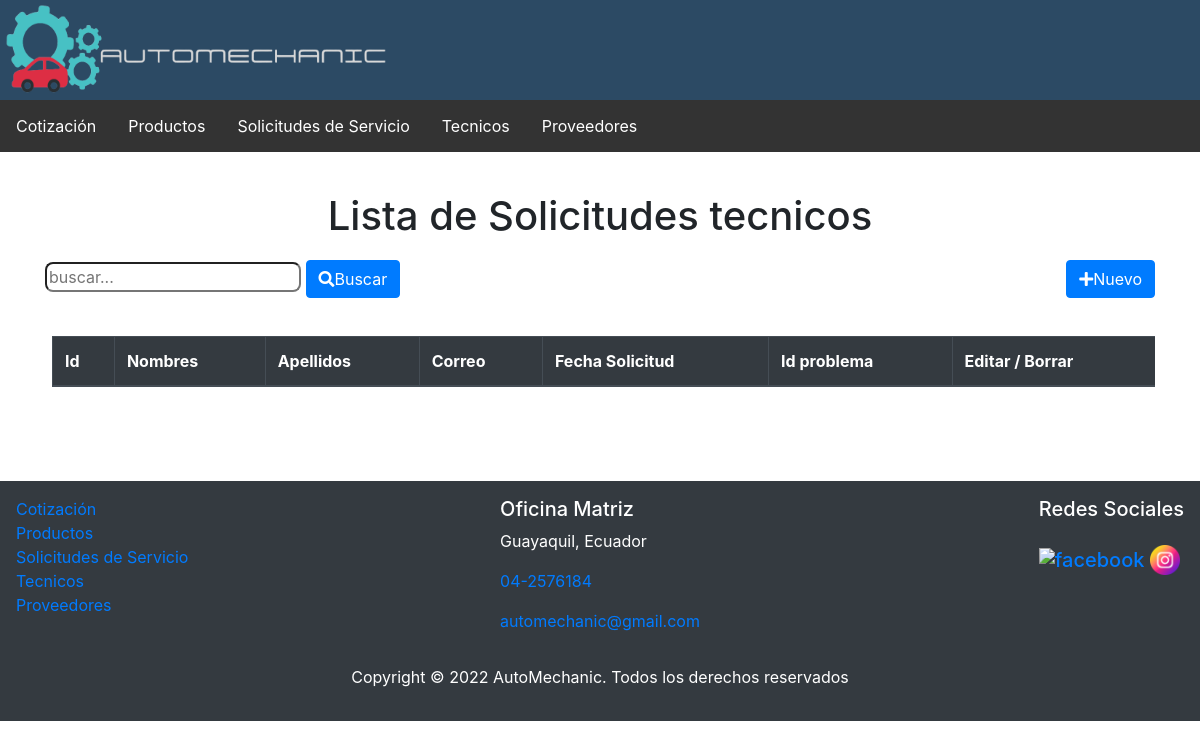
/index.php?c=SolicitudTecnico&f=index, run on an earlier commit of the app's database.
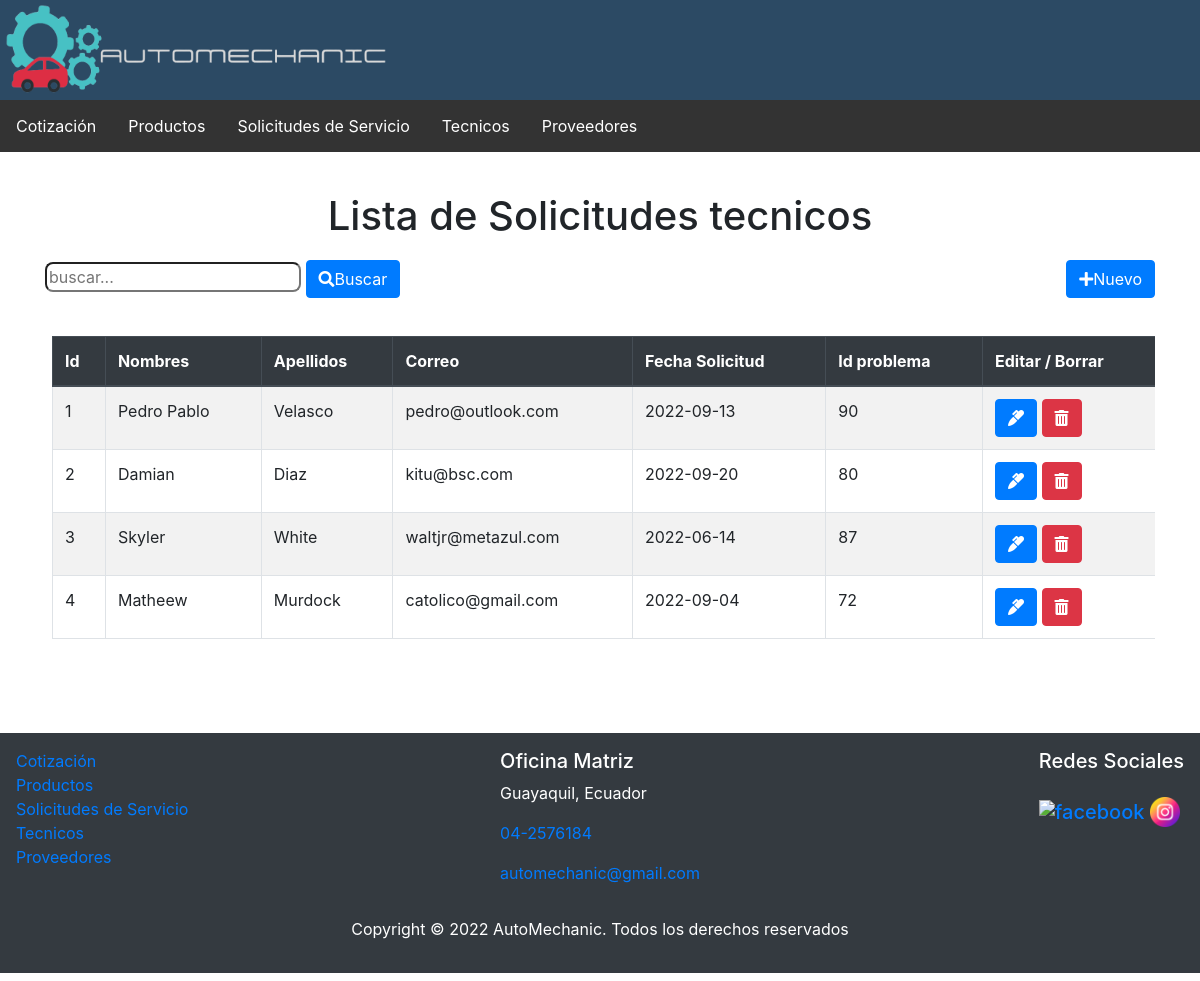
And on a later commit of the database.
### tables this page shows
CREATE TABLE `solicitud_tecnico` (
  `id_solicitud` int(11) NOT NULL,
  `nombre` varchar(20) NOT NULL,
  `apellido` varchar(30) NOT NULL,
  `correo` varchar(100) NOT NULL,
  `fecha_solicitud` date NOT NULL,
  `id_problemas` int(11) NOT NULL
);

CREATE TABLE `problemas` (
  `id_problemas` int(11) NOT NULL,
  `nombre_problema` varchar(50) NOT NULL
);

### controller/SolicitudTecnicoController.php (called while the page is built, shortened)
<?php
require_once 'model/dao/SolicitudTecnicoDAO.php';
class SolicitudTecnicoController {
    private $model;
    public function __construct() {
        $this->model = new SolicitudTecnicoDAO();
    }
    public function index() {
      $resultados = $this->model->selectAll("");
      require_once VSOLICITUDTECNICO.'list.php';
    }
}

### controller/FrontController.php (called while the page is built, shortened)
<?php
class FrontController
{
    public function ruteo()
    {
        $funcion = (!empty($_REQUEST['f'])) ? htmlentities($_REQUEST['f']) : FUNCION_PRINCIPAL;
        $cont = new  $controlador();
        $cont->$funcion();
    }
}

### index.php (called while the page is built)
<?php
    require_once 'controller/FrontController.php';
    $front = new FrontController();
    $front->ruteo();

### config/conexion.php (called while the page is built)
<?php
class Conexion
{
    public static function getConexion()
    {
        $dsn = 'mysql:host=localhost;port=3306;dbname=' . DBNAME;
        $conexion = null;
        try {
            $conexion = new PDO($dsn, DBUSER, DBPASSWORD);
            $conexion->setAttribute(PDO::ATTR_ERRMODE, PDO::ERRMODE_EXCEPTION);
        } catch (Exception $e) {
            echo $e;
            die("error " . $e->getMessage());
        }
        return $conexion;
    }
}

### model/dao/SolicitudTecnicoDAO.php (called while the page is built, shortened)
<?php
require_once 'config/Conexion.php';
class SolicitudTecnicoDAO
{
    private $con;
    public function __construct()
    {
        $this->con = Conexion::getConexion();
    }
    public function selectAll($parametro)
    {
        $sql = "SELECT * FROM solicitud_tecnico s, problemas p  where s.id_problemas = p.id_problemas and
      (nombre like :b1 or nombre_problema like :b2)
      ORDER BY s.id_solicitud";
        $stmt = $this->con->prepare($sql);
        $conlike = '%' . $parametro . '%';
        $data = array('b1' => $conlike, 'b2' => $conlike);
        $stmt->execute($data);
        $resultados = $stmt->fetchAll(PDO::FETCH_ASSOC);
        return $resultados;
    }
}

### view/solicitud_tecnico/solicitud.List.php (the view, shortened to what this page needs)
<?php $titulo = "Lista de Solicitudes tecnicos";
require_once HEADER; ?>
<div class="container">
    <div class="row">
        <div class="col-sm-6">
            <form action="index.php?c=solicitudtecnico&f=search" method="POST">
                <input type="text" name="b" id="busqueda"  placeholder="buscar..."/>
                <button type="submit" class="btn btn-primary"><i class="fas fa-search"></i>Buscar</button>
            </form>
        </div>
        <div class="col-sm-6 d-flex flex-column align-items-end">
            <a href="index.php?c=solicitudtecnico&f=view_new">
                <button type="button" class="btn btn-primary">
                    <i class="fas fa-plus"></i>Nuevo
                </button>
            </a>
        </div>
    </div>
    <div class="table-responsive mt-2">
        <table class="table table-striped table-bordered">
            <thead class="thead-dark">
                <tr>
                    <th>Id</th>
                    <th>Nombres</th>
                    <th>Apellidos</th>
                    <th>Correo</th>
                    <th>Fecha Solicitud</th>
                    <th>Id problema</th>
                    <th>Editar / Borrar</th>
                </tr>
            </thead>
            <tbody class="tabladatos">
                <?php
                foreach ($resultados as $fila) {
                ?>
                    <tr>
                        <td><?php echo $fila['id_solicitud'] ?></td>
                        <td><?php echo $fila['nombre'] ?></td>
                        <td><?php echo $fila['apellido'] ?></td>
                        <td><?php echo $fila['correo'] ?></td>
                        <td><?php echo $fila['fecha_solicitud'] ?></td>
                        <td><?php echo $fila['id_problemas'] ?></td>
                        <td>
                            <a class="btn btn-primary" href="index.php?c=solicitudtecnico&f=view_edit&id=<?php echo  $fila['id_solicitud']; ?>">
                                <i class="fas fa-marker"></i></a>
                            <a class="btn btn-danger" onclick="if(!confirm('Desea eliminar esta solicitud?'))return false;
                                " href="index.php?c=solicitudtecnico&f=delete&id=<?php echo  $fila['id_solicitud']; ?>">
                                <i class="fas fa-trash-alt"></i></a>
                        </td>
                        </tr>
                    <?php } ?>
                </tbody>
            </table>
            <br/><br/>
        </div>
</div>
<?php  require_once FOOTER ?>

### view/templates/header.php (shortened to what this page needs)
<!DOCTYPE html>
<html>
<head>
    <link href="assets/css/bootstrap.min.css" rel="stylesheet">
    <link href="assets/css/estilos.css" rel="stylesheet">
    <link rel="stylesheet" href="https://use.fontawesome.com/releases/v5.6.3/css/all.css">
</head>
<div style="margin-bottom: 20px">
    <header>
        <a href=""><img src="assets/imagenes/logo3.png" alt="logo" /></a>
    </header>
    <nav style="margin-bottom: 40px">
        <div id="navegador">
            <ul>
                <li><a href="index.php?c=cotizacion&f=index">Cotizaci&oacute;n</a></li>
                <li><a href="index.php?c=Productos&f=index">Productos</a></li>
                <li><a href="index.php?c=SolicitudServicio&f=index">Solicitudes de Servicio</a></li>
                <li><a href="index.php?c=SolicitudTecnico&f=index">Tecnicos</a></li>
                <li><a href="index.php?c=Proveedores&f=index">Proveedores</a></li>
            </ul>
        </div>
    </nav>
    <h1 style="text-align:center">
        <?php echo isset($titulo) ? $titulo : ""; ?>
    </h1>
</div>

### view/templates/footer.php (shortened to what this page needs)
<footer class="p-3 mb-2 bg-dark text-white" style="margin-top:30px">
    <div class="row">
        <div class="col-sm-4 d-flex flex-column">
            <a href="index.php?c=cotizacion&f=index">Cotizaci&oacute;n</a>
            <a href="index.php?c=Productos&f=index">Productos</a>
            <a href="index.php?c=SolicitudServicio&f=index">Solicitudes de Servicio</a>
            <a href="index.php?c=SolicitudTecnico&f=index">Tecnicos</a>
            <a href="index.php?c=Proveedores&f=index">Proveedores</a>
        </div>
        <div class="col-sm-4 d-flex flex-column align-items-center">
            <address>
                <h5>Oficina Matriz</h5>
                <p>Guayaquil, Ecuador</p>
                <p><a href="tel:+593">04-2576184</a></p>
                <p><a href="#">automechanic@gmail.com</a></p>
            </address>
        </div>
        <div class="col-sm-4 d-flex flex-column align-items-end">
            <h5>Redes Sociales<br /><br />
                <a href="http://www.facebook.com/"><img src="assets/imagenes/facebook.png" style="width:30px; height:30px" alt="facebook" class="imagenRedes" /></a>
                <a href="http://www.instagram.com/"><img src="assets/imagenes/instagram.png" style="width:30px; height:30px" alt="instagram" class="imagenRedes" /></a>
            </h5>
        </div>
    </div>
    <div>
        <p class="text-center"> Copyright © <?php echo date('Y'); ?> AutoMechanic. Todos los derechos reservados</p>
    </div>
</footer>
</body>
</html>

### assets/css/estilos.css (style rules this page uses)
header { background-color: #2C4A64; background-size: cover; height:100px; width: 100%; overflow: hidden; }
header img { width: 400px; height: 100px; text-align: left; }
#navegador ul { list-style-type: none; margin: 0; padding: 0; overflow: hidden; background-color: #333; }
#navegador li { float: left; position: relative; }
#navegador li a { display: block; color: white; text-align: center; padding: 14px 16px; text-decoration: none; }
input[type=text] { border-radius: 8px; }
table { margin-top:30px; }
table, td, th { padding: 7px; margin-left:7px; border: #7E7E83 1px solid; border-collapse: collapse; }
tbody { background-color:white; }

What changed in the data, as far as the page shows it:
added solicitud_tecnico: id_solicitud "1", nombre "Pedro Pablo", apellido "Velasco", correo "pedro@outlook.com", fecha_solicitud "2022-09-13", id_problemas.id_problemas "90"
added solicitud_tecnico: id_solicitud "2", nombre "Damian", apellido "Diaz", correo "kitu@bsc.com", fecha_solicitud "2022-09-20", id_problemas.id_problemas "80"
added solicitud_tecnico: id_solicitud "3", nombre "Skyler", apellido "White", correo "waltjr@metazul.com", fecha_solicitud "2022-06-14", id_problemas.id_problemas "87"
added solicitud_tecnico: id_solicitud "4", nombre "Matheew", apellido "Murdock", correo "catolico@gmail.com", fecha_solicitud "2022-09-04", id_problemas.id_problemas "72"
